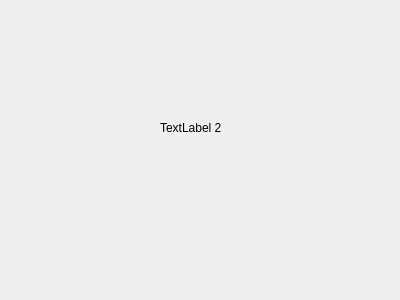
<?xml version="1.0" encoding="UTF-8"?>
<ui version="4.0">
 <class>Form</class>
 <widget class="QWidget" name="Form">
  <property name="geometry">
   <rect>
    <x>0</x>
    <y>0</y>
    <width>400</width>
    <height>300</height>
   </rect>
  </property>
  <property name="windowTitle">
   <string>Form</string>
  </property>
  <widget class="QStackedWidget" name="stackedWidget">
   <property name="geometry">
    <rect>
     <x>48</x>
     <y>24</y>
     <width>297</width>
     <height>233</height>
    </rect>
   </property>
   <property name="currentIndex">
    <number>1</number>
   </property>
   <widget class="QWidget" name="page">
    <widget class="QLabel" name="label">
     <property name="geometry">
      <rect>
       <x>120</x>
       <y>96</y>
       <width>193</width>
       <height>16</height>
      </rect>
     </property>
     <property name="text">
      <string>TextLabel  1</string>
     </property>
    </widget>
   </widget>
   <widget class="QWidget" name="page_2">
    <widget class="QLabel" name="label_2">
     <property name="geometry">
      <rect>
       <x>112</x>
       <y>96</y>
       <width>81</width>
       <height>16</height>
      </rect>
     </property>
     <property name="text">
      <string>TextLabel 2</string>
     </property>
    </widget>
   </widget>
  </widget>
 </widget>
 <resources/>
 <connections/>
</ui>
